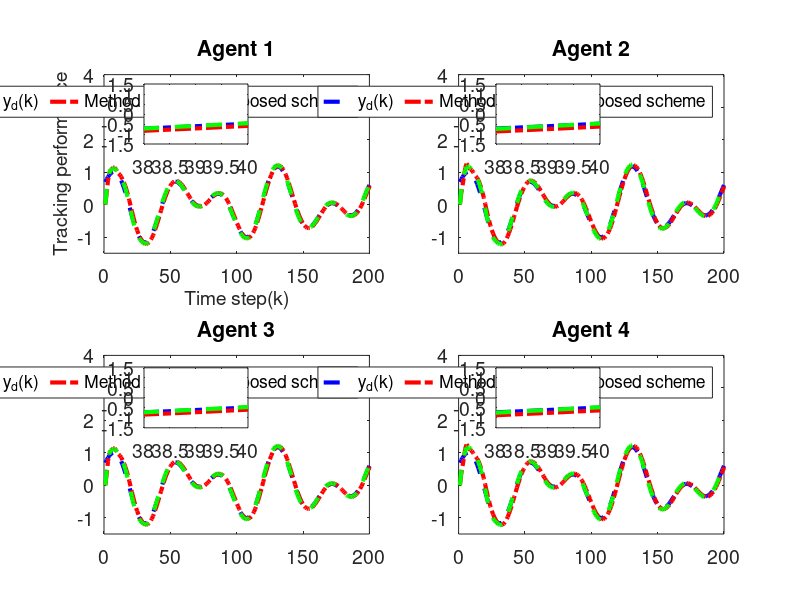

The MATLAB source for this figure:
clc; clear;

% Common Parameters
rho = 6.5;            % Gain for control response
eta = 1;              % Adaptive update speed
lamda = 350;          % Model-free parameter
mu = 0.005;           % Adaptive parameter
epsilon = 1e-5;       % Stability threshold
alpha = 15;           % Smoothing factor for error dynamics
T = 0.1;              % Sampling time
m = 200;              % Time steps
rT = 1024;            % Sample rate
font_size = 14;

% Method 1 (MFAC + SMC) Parameters
gamma1_m1 = 0.45;     % Control gains
gamma2_m1 = 0.25;
gamma3_m1 = 0.45;
gamma4_m1 = 0.25;
beta_m1 = 10;         % Sliding mode coefficient
sigma_m1 = 95;        % Sliding mode parameter
tau_m1 = 1e-5;        % Damping term
n_m1 = 600;           % Data size for Method 1
a_m1 = 0.5;           % Plant parameter
ff_gain_m1 = 0.45;    % Feedforward gain

% Method 2 (MFAC only) Parameters
gamma1_m2 = 0;        % Disable SMC
gamma2_m2 = 0;
gamma3_m2 = 0;
gamma4_m2 = 0;
n_m2 = 1024;          % Data size for Method 2
a_m2 = 0.71;           % Plant parameter
ff_gain_m2 = 0.35;     % Feedforward gain

% Nonlinearity coefficients (same for both methods)
nonlinearity1 = 0.02;
nonlinearity2 = 0.02;
nonlinearity3 = 0.02;
nonlinearity4 = 0.02;

% Initialization for both methods
phi1_m1 = zeros(m+1,1); phi2_m1 = zeros(m+1,1); phi3_m1 = zeros(m+1,1); phi4_m1 = zeros(m+1,1);
mfa1_m1 = zeros(m+1,1); mfa2_m1 = zeros(m+1,1); mfa3_m1 = zeros(m+1,1); mfa4_m1 = zeros(m+1,1);
sm1_m1 = zeros(m,1); sm2_m1 = zeros(m,1); sm3_m1 = zeros(m,1); sm4_m1 = zeros(m,1);
y1_m1 = zeros(m+1,1); y2_m1 = zeros(m+1,1); y3_m1 = zeros(m+1,1); y4_m1 = zeros(m+1,1);
u1_m1 = zeros(m,1); u2_m1 = zeros(m,1); u3_m1 = zeros(m,1); u4_m1 = zeros(m,1);
xi1_m1 = zeros(m,1); xi2_m1 = zeros(m,1); xi3_m1 = zeros(m,1); xi4_m1 = zeros(m,1);
s1_m1 = zeros(m,1); s2_m1 = zeros(m,1); s3_m1 = zeros(m,1); s4_m1 = zeros(m,1);

phi1_m2 = zeros(m+1,1); phi2_m2 = zeros(m+1,1); phi3_m2 = zeros(m+1,1); phi4_m2 = zeros(m+1,1);
mfa1_m2 = zeros(m+1,1); mfa2_m2 = zeros(m+1,1); mfa3_m2 = zeros(m+1,1); mfa4_m2 = zeros(m+1,1);
y1_m2 = zeros(m+1,1); y2_m2 = zeros(m+1,1); y3_m2 = zeros(m+1,1); y4_m2 = zeros(m+1,1);
u1_m2 = zeros(m,1); u2_m2 = zeros(m,1); u3_m2 = zeros(m,1); u4_m2 = zeros(m,1);
xi1_m2 = zeros(m,1); xi2_m2 = zeros(m,1); xi3_m2 = zeros(m,1); xi4_m2 = zeros(m,1);

yd = zeros(m+1,1);

% Desired signal (Reference trajectory)
for k = 1:m+1
    yd(k) = 0.6 * sin(0.05 * pi * k) + 0.6 * cos(0.03 * pi * k);
    % yd(k) = 0.6; % Time-invariant constant reference signalx
end

% Method 1 (MFAC + SMC) Simulation
for k = 1:m
    % Adaptive Gain update
    if k == 1
        phi1_m1(k) = 1; phi2_m1(k) = 1; phi3_m1(k) = 1; phi4_m1(k) = 1;
    elseif k == 2
        phi1_m1(k) = phi1_m1(k-1) + (eta * u1_m1(k-1) / (mu + u1_m1(k-1)^2)) * (y1_m1(k) - phi1_m1(k-1)*u1_m1(k-1));
        phi2_m1(k) = phi2_m1(k-1) + (eta * u2_m1(k-1) / (mu + u2_m1(k-1)^2)) * (y2_m1(k) - phi2_m1(k-1)*u2_m1(k-1));
        phi3_m1(k) = phi3_m1(k-1) + (eta * u3_m1(k-1) / (mu + u3_m1(k-1)^2)) * (y3_m1(k) - phi3_m1(k-1)*u3_m1(k-1));
        phi4_m1(k) = phi4_m1(k-1) + (eta * u4_m1(k-1) / (mu + u4_m1(k-1)^2)) * (y4_m1(k) - phi4_m1(k-1)*u4_m1(k-1));
    else
        phi1_m1(k) = phi1_m1(k-1) + (eta * (u1_m1(k-1) - u1_m1(k-2)) / (mu + (u1_m1(k-1) - u1_m1(k-2))^2)) * (y1_m1(k) - y1_m1(k-1) - phi1_m1(k-1) * (u1_m1(k-1) - u1_m1(k-2)));
        phi2_m1(k) = phi2_m1(k-1) + (eta * (u2_m1(k-1) - u2_m1(k-2)) / (mu + (u2_m1(k-1) - u2_m1(k-2))^2)) * (y2_m1(k) - y2_m1(k-1) - phi2_m1(k-1) * (u2_m1(k-1) - u2_m1(k-2)));
        phi3_m1(k) = phi3_m1(k-1) + (eta * (u3_m1(k-1) - u3_m1(k-2)) / (mu + (u3_m1(k-1) - u3_m1(k-2))^2)) * (y3_m1(k) - y3_m1(k-1) - phi3_m1(k-1) * (u3_m1(k-1) - u3_m1(k-2)));
        phi4_m1(k) = phi4_m1(k-1) + (eta * (u4_m1(k-1) - u4_m1(k-2)) / (mu + (u4_m1(k-1) - u4_m1(k-2))^2)) * (y4_m1(k) - y4_m1(k-1) - phi4_m1(k-1) * (u4_m1(k-1) - u4_m1(k-2)));
    end

    % Stability protection
    if k > 2 && (abs(phi1_m1(k)) <= epsilon || abs(u1_m1(k-1) - u1_m1(k-2)) <= epsilon || sign(phi1_m1(k)) ~= sign(phi1_m1(1)))
        phi1_m1(k) = phi1_m1(1);
    end
    if k > 2 && (abs(phi2_m1(k)) <= epsilon || abs(u2_m1(k-1) - u2_m1(k-2)) <= epsilon || sign(phi2_m1(k)) ~= sign(phi2_m1(1)))
        phi2_m1(k) = phi2_m1(1);
    end
    if k > 2 && (abs(phi3_m1(k)) <= epsilon || abs(u3_m1(k-1) - u3_m1(k-2)) <= epsilon || sign(phi3_m1(k)) ~= sign(phi3_m1(1)))
        phi3_m1(k) = phi3_m1(1);
    end
    if k > 2 && (abs(phi4_m1(k)) <= epsilon || abs(u4_m1(k-1) - u4_m1(k-2)) <= epsilon || sign(phi4_m1(k)) ~= sign(phi4_m1(1)))
        phi4_m1(k) = phi4_m1(1);
    end

    % Error dynamics
    xi1_m1(k) = yd(k) - 2*y1_m1(k) + y4_m1(k);
    xi2_m1(k) = y1_m1(k) - 2*y2_m1(k) + y3_m1(k);
    xi3_m1(k) = y2_m1(k) + yd(k) - 2*y3_m1(k);
    xi4_m1(k) = y1_m1(k) + y3_m1(k) - 2*y4_m1(k);

    % Sliding surfaces
    if k == 1
        s1_m1(k) = 0; s2_m1(k) = 0; s3_m1(k) = 0; s4_m1(k) = 0;
    else
        s1_m1(k) = alpha * xi1_m1(k) - xi1_m1(k-1);
        s2_m1(k) = alpha * xi2_m1(k) - xi2_m1(k-1);
        s3_m1(k) = alpha * xi3_m1(k) - xi3_m1(k-1);
        s4_m1(k) = alpha * xi4_m1(k) - xi4_m1(k-1);
    end

    % MFAC updates
    if k == 1
        mfa1_m1(k) = 0; mfa2_m1(k) = 0; mfa3_m1(k) = 0; mfa4_m1(k) = 0;
    else
        mfa1_m1(k) = mfa1_m1(k-1) + (rho * phi1_m1(k)) / (lamda + abs(phi1_m1(k)^2)) * xi1_m1(k);
        mfa2_m1(k) = mfa2_m1(k-1) + (rho * phi2_m1(k)) / (lamda + abs(phi2_m1(k)^2)) * xi2_m1(k);
        mfa3_m1(k) = mfa3_m1(k-1) + (rho * phi3_m1(k)) / (lamda + abs(phi3_m1(k)^2)) * xi3_m1(k);
        mfa4_m1(k) = mfa4_m1(k-1) + (rho * phi4_m1(k)) / (lamda + abs(phi4_m1(k)^2)) * xi4_m1(k);
    end

    % SMC updates
    if k == 1
        sm1_m1(k) = 0; sm2_m1(k) = 0; sm3_m1(k) = 0; sm4_m1(k) = 0;
    else
        sm1_m1(k) = sm1_m1(k-1) + (beta_m1 * phi1_m1(k)) / (sigma_m1 + (phi1_m1(k))^2) * ...
            ( (xi1_m1(k) + (y4_m1(k) - y4_m1(k-1)) + (yd(k+1) - yd(k))) / (1 + 1) ...
            - (xi1_m1(k)) / (alpha * 2) + tau_m1 * sign(s1_m1(k)) );
        sm2_m1(k) = sm2_m1(k-1) + (beta_m1 * phi2_m1(k)) / (sigma_m1 + (phi2_m1(k))^2) * ...
            ( (xi2_m1(k) + (y1_m1(k) - y1_m1(k-1)) + (y3_m1(k) - y3_m1(k-1))) / (1 + 1) ...
            - (xi2_m1(k)) / (alpha * 2) + tau_m1 * sign(s2_m1(k)) );
        sm3_m1(k) = sm3_m1(k-1) + (beta_m1 * phi3_m1(k)) / (sigma_m1 + (phi3_m1(k))^2) * ...
            ( (xi3_m1(k) + (y2_m1(k) - y2_m1(k-1)) + (yd(k+1) - yd(k))) / (1 + 1) ...
            - (xi3_m1(k)) / (alpha * 2) + tau_m1 * sign(s3_m1(k)) );
        sm4_m1(k) = sm4_m1(k-1) + (beta_m1 * phi4_m1(k)) / (sigma_m1 + (phi4_m1(k))^2) * ...
            ( (xi4_m1(k) + (y1_m1(k) - y1_m1(k-1)) + (y3_m1(k) - y3_m1(k-1))) / (1 + 1) ...
            - (xi4_m1(k)) / (alpha * 2) + tau_m1 * sign(s4_m1(k)) );
    end

    % Control signal
    if k == 1
        u1_m1(k) = 0; u2_m1(k) = 0; u3_m1(k) = 0; u4_m1(k) = 0;
    else
        u1_m1(k) = mfa1_m1(k) + gamma1_m1 * sm1_m1(k);
        u2_m1(k) = mfa2_m1(k) + gamma2_m1 * sm2_m1(k);
        u3_m1(k) = mfa3_m1(k) + gamma3_m1 * sm3_m1(k);
        u4_m1(k) = mfa4_m1(k) + gamma4_m1 * sm4_m1(k);
    end
    if k == 1
        y1_m1(k) = 0; y2_m1(k) = 0; y3_m1(k) = 0; y4_m1(k) = 0;
    end

    % Plant model update
    b1_m1 = 1.2 * n_m1 / (rT * 0.2);
    b2_m1 = 1.15 * n_m1 / (rT * 0.2);
    b3_m1 = 1.2 * n_m1 / (rT * 0.2);
    b4_m1 = 1.15 * n_m1 / (rT * 0.2);
    y1_m1(k+1) = a_m1 * y1_m1(k) + b1_m1 * u1_m1(k) - nonlinearity1 * y1_m1(k)^3 + ff_gain_m1;
    y2_m1(k+1) = a_m1 * y2_m1(k) + b2_m1 * u2_m1(k) - nonlinearity2 * y2_m1(k)^2 + ff_gain_m1;
    y3_m1(k+1) = a_m1 * y3_m1(k) + b3_m1 * u3_m1(k) - nonlinearity3 * y3_m1(k)^3 + ff_gain_m1;
    y4_m1(k+1) = a_m1 * y4_m1(k) + b4_m1 * u4_m1(k) - nonlinearity4 * y4_m1(k)^2 + ff_gain_m1;
end

% Method 2 (MFAC only) Simulation
for k = 1:m
    % Adaptive Gain update
    if k == 1
        phi1_m2(k) = 3.0; phi2_m2(k) = 3.0; phi3_m2(k) = 3.0; phi4_m2(k) = 3.0;
    elseif k == 2
        phi1_m2(k) = phi1_m2(k-1) + (eta * u1_m2(k-1) / (mu + u1_m2(k-1)^2)) * (y1_m2(k) - phi1_m2(k-1)*u1_m2(k-1));
        phi2_m2(k) = phi2_m2(k-1) + (eta * u2_m2(k-1) / (mu + u2_m2(k-1)^2)) * (y2_m2(k) - phi2_m2(k-1)*u2_m2(k-1));
        phi3_m2(k) = phi3_m2(k-1) + (eta * u3_m2(k-1) / (mu + u3_m2(k-1)^2)) * (y3_m2(k) - phi3_m2(k-1)*u3_m2(k-1));
        phi4_m2(k) = phi4_m2(k-1) + (eta * u4_m2(k-1) / (mu + u4_m2(k-1)^2)) * (y4_m2(k) - phi4_m2(k-1)*u4_m2(k-1));
    else
        phi1_m2(k) = phi1_m2(k-1) + (eta * (u1_m2(k-1) - u1_m2(k-2)) / (mu + (u1_m2(k-1) - u1_m2(k-2))^2)) * (y1_m2(k) - y1_m2(k-1) - phi1_m2(k-1) * (u1_m2(k-1) - u1_m2(k-2)));
        phi2_m2(k) = phi2_m2(k-1) + (eta * (u2_m2(k-1) - u2_m2(k-2)) / (mu + (u2_m2(k-1) - u2_m2(k-2))^2)) * (y2_m2(k) - y2_m2(k-1) - phi2_m2(k-1) * (u2_m2(k-1) - u2_m2(k-2)));
        phi3_m2(k) = phi3_m2(k-1) + (eta * (u3_m2(k-1) - u3_m2(k-2)) / (mu + (u3_m2(k-1) - u3_m2(k-2))^2)) * (y3_m2(k) - y3_m2(k-1) - phi3_m2(k-1) * (u3_m2(k-1) - u3_m2(k-2)));
        phi4_m2(k) = phi4_m2(k-1) + (eta * (u4_m2(k-1) - u4_m2(k-2)) / (mu + (u4_m2(k-1) - u4_m2(k-2))^2)) * (y4_m2(k) - y4_m2(k-1) - phi4_m2(k-1) * (u4_m2(k-1) - u4_m2(k-2)));
    end

    % Stability protection
    if k > 2 && (abs(phi1_m2(k)) <= epsilon || abs(u1_m2(k-1) - u1_m2(k-2)) <= epsilon || sign(phi1_m2(k)) ~= sign(phi1_m2(1)))
        phi1_m2(k) = phi1_m2(1);
    end
    if k > 2 && (abs(phi2_m2(k)) <= epsilon || abs(u2_m2(k-1) - u2_m2(k-2)) <= epsilon || sign(phi2_m2(k)) ~= sign(phi2_m2(1)))
        phi2_m2(k) = phi2_m2(1);
    end
    if k > 2 && (abs(phi3_m2(k)) <= epsilon || abs(u3_m2(k-1) - u3_m2(k-2)) <= epsilon || sign(phi3_m2(k)) ~= sign(phi3_m2(1)))
        phi3_m2(k) = phi3_m2(1);
    end
    if k > 2 && (abs(phi4_m2(k)) <= epsilon || abs(u4_m2(k-1) - u4_m2(k-2)) <= epsilon || sign(phi4_m2(k)) ~= sign(phi4_m2(1)))
        phi4_m2(k) = phi4_m2(1);
    end

    % Error dynamics
    xi1_m2(k) = yd(k) - 2*y1_m2(k) + y4_m2(k);
    xi2_m2(k) = y1_m2(k) - 2*y2_m2(k) + y3_m2(k);
    xi3_m2(k) = y2_m2(k) + yd(k) - 2*y3_m2(k);
    xi4_m2(k) = y1_m2(k) + y3_m2(k) - 2*y4_m2(k);

    % MFAC updates
    if k == 1
        mfa1_m2(k) = 0; mfa2_m2(k) = 0; mfa3_m2(k) = 0; mfa4_m2(k) = 0;
    else
        mfa1_m2(k) = mfa1_m2(k-1) + (rho * phi1_m2(k)) / (lamda + abs(phi1_m2(k)^2)) * xi1_m2(k);
        mfa2_m2(k) = mfa2_m2(k-1) + (rho * phi2_m2(k)) / (lamda + abs(phi2_m2(k)^2)) * xi2_m2(k);
        mfa3_m2(k) = mfa3_m2(k-1) + (rho * phi3_m2(k)) / (lamda + abs(phi3_m2(k)^2)) * xi3_m2(k);
        mfa4_m2(k) = mfa4_m2(k-1) + (rho * phi4_m2(k)) / (lamda + abs(phi4_m2(k)^2)) * xi4_m2(k);
    end

    % Control signal
    if k == 1   
        u1_m2(k) = 0; u2_m2(k) = 0; u3_m2(k) = 0; u4_m2(k) = 0;
    else
        u1_m2(k) = mfa1_m2(k);
        u2_m2(k) = mfa2_m2(k);
        u3_m2(k) = mfa3_m2(k);
        u4_m2(k) = mfa4_m2(k);
    end
    if k == 1
        y1_m2(k) = 0; y2_m2(k) = 0; y3_m2(k) = 0; y4_m2(k) = 0;
    end

    % Plant model update
    b1_m2 = 1.2 * n_m2 / (rT * 0.2);
    b2_m2 = 1.15 * n_m2 / (rT * 0.2);
    b3_m2 = 1.2 * n_m2 / (rT * 0.2);
    b4_m2 = 1.15 * n_m2 / (rT * 0.2);
    y1_m2(k+1) = a_m2 * y1_m2(k) + b1_m2 * u1_m2(k) - nonlinearity1 * y1_m2(k)^3 + ff_gain_m2;
    y2_m2(k+1) = a_m2 * y2_m2(k) + b2_m2 * u2_m2(k) - nonlinearity2 * y2_m2(k)^2 + ff_gain_m2;
    y3_m2(k+1) = a_m2 * y3_m2(k) + b3_m2 * u3_m2(k) - nonlinearity3 * y3_m2(k)^3 + ff_gain_m2;
    y4_m2(k+1) = a_m2 * y4_m2(k) + b4_m2 * u4_m2(k) - nonlinearity4 * y4_m2(k)^2 + ff_gain_m2;
end

% Calculate MSE for both methods
mse_xi1_m1 = mean(xi1_m1.^2); mse_xi2_m1 = mean(xi2_m1.^2);
mse_xi3_m1 = mean(xi3_m1.^2); mse_xi4_m1 = mean(xi4_m1.^2);
mse_xi1_m2 = mean(xi1_m2.^2); mse_xi2_m2 = mean(xi2_m2.^2);
mse_xi3_m2 = mean(xi3_m2.^2); mse_xi4_m2 = mean(xi4_m2.^2);

% Print MSE values
fprintf('Method 1 (MFAC + SMC) MSE:\n');
fprintf('xi1: %.10e\n', mse_xi1_m1);
fprintf('xi2: %.10e\n', mse_xi2_m1);
fprintf('xi3: %.10e\n', mse_xi3_m1);
fprintf('xi4: %.10e\n\n', mse_xi4_m1);
fprintf('Method 2 (MFAC only) MSE:\n');
fprintf('xi1: %.10e\n', mse_xi1_m2);
fprintf('xi2: %.10e\n', mse_xi2_m2);
fprintf('xi3: %.10e\n', mse_xi3_m2);
fprintf('xi4: %.10e\n\n', mse_xi4_m2);

% Time vector
t = 1:m+1; t_err = 1:m;

% Plot outputs (y1, y2, y3, y4) for both methods
figure('Position', [100, 100, 1450, 800]);
% zoom_x_start = 90.2; % Start of zoomed x-range
% zoom_x_end = 96.5; % End of zoomed x-range

zoom_x_start = 38; % Start of zoomed x-range
zoom_x_end = 40; % End of zoomed x-range
for i = 1:4
    subplot(2, 2, i);
    plot(t, yd, '--b', 'LineWidth', 3); hold on;
    if i == 1
        plot(t, y1_m2, '-.r', 'LineWidth', 3);
        plot(t, y1_m1, '--g', 'LineWidth', 3);
        
        title('Agent 1'); grid off;
        legend('y_d(k)',  'Method [1]','Proposed scheme','orientation', 'horizontal');
        set(gca, 'FontSize', font_size);
        xlim([0 m]); % X-axis starts from 0
        ylim([-1.5 4]); % Y-axis limits for Agent 1
        xlabel('Time step(k)', 'FontSize', font_size);
        ylabel('Tracking performance', 'FontSize', font_size);


        axes('Position', [0.18,0.76,0.13,0.10]);
        box on; hold on;
        plot(t, yd, '-.b', 'LineWidth', 3)
        plot(t, y1_m2, '-.r', 'LineWidth', 3);
        plot(t, y1_m1, '--g', 'LineWidth', 3);
        xlim([zoom_x_start zoom_x_end]);
        % yticks([-0.4,0,0.2]);
        set(gca, 'FontSize', font_size);

        
        
    elseif i == 2
        plot(t, y2_m2, '-.r', 'LineWidth', 3);
        plot(t, y2_m1, '--g', 'LineWidth', 3);


        title('Agent 2'); grid off;
        legend('y_d(k)',  'Method [1]','Proposed scheme','orientation', 'horizontal');
        set(gca, 'FontSize', font_size);
        xlim([0 m]); % X-axis starts from 0
        ylim([-1.5 4]); % Y-axis limits for Agent 1

        axes('Position', [0.62,0.76,0.13,0.10]);
        box on; hold on;
        plot(t, yd, '-.b', 'LineWidth', 3)
        plot(t, y2_m2, '-.r', 'LineWidth', 3);
        plot(t, y2_m1, '--g', 'LineWidth', 3);
        xlim([zoom_x_start zoom_x_end]);
        % yticks([-0.4,0,0.2]);
        set(gca, 'FontSize', font_size);
    elseif i == 3
        plot(t, y3_m2, '-.r', 'LineWidth', 3);
        plot(t, y3_m1, '--g', 'LineWidth', 3);

        title('Agent 3'); grid off;
        legend('y_d(k)',  'Method [1]','Proposed scheme','orientation', 'horizontal');
        set(gca, 'FontSize', font_size);
        xlim([0 m]); % X-axis starts from 0
        ylim([-1.5 4]); % Y-axis limits for Agent 1

        axes('Position', [0.18,0.287,0.13,0.10]);
        box on; hold on;
        plot(t, yd, '-.b', 'LineWidth', 3)
        plot(t, y3_m2, '-.r', 'LineWidth', 3);
        plot(t, y3_m1, '--g', 'LineWidth', 3);
        xlim([zoom_x_start zoom_x_end]);
        % yticks([-0.4,0,0.2]);
        set(gca, 'FontSize', font_size);
    else
        plot(t, y4_m2, '-.r', 'LineWidth', 3);
        plot(t, y4_m1, '--g', 'LineWidth', 3);

        title('Agent 4'); grid off;
        legend('y_d(k)',  'Method [1]','Proposed scheme','orientation', 'horizontal');
        set(gca, 'FontSize', font_size);
        xlim([0 m]); % X-axis starts from 0
        ylim([-1.5 4]); % Y-axis limits for Agent 1

        axes('Position', [0.62,0.287,0.13,0.10]);
        box on; hold on;
        plot(t, yd, '-.b', 'LineWidth', 3)
        plot(t, y4_m2, '-.r', 'LineWidth', 3);
        plot(t, y4_m1, '--g', 'LineWidth', 3);
        xlim([zoom_x_start zoom_x_end]);
        % yticks([-0.4,0,0.2]);
        set(gca, 'FontSize', font_size);
    end
    % grid off;
    % legend('y_d(k)',  'y (MFAC only)','y (MFAC + SMC)', 'Orientation', 'horizontal');
    % set(gca, 'FontSize', font_size);

end

% Plot 4 subplots

% figure('Position', [100, 100, 1450, 800]);
% % figure('Position', [100, 100, 15*100, 7.5*100]); % [left, bottom, width, height] in pixels
% subplot(2,2,1);
% plot(t(1:end-1), xi1, '-.b', 'LineWidth', 2.5);
% title('Agent 1'); grid off;
% legend('\xi_1(k)','y_1','Orientation', 'horizontal');
% set(gca, 'FontSize', font_size);
% xlim([0 m]); % X-axis starts from 0
% ylim([-2 3]); % Y-axis limits for Agent 1

% zoom_x_start_xi = 50; % Start of zoomed x-range
% zoom_x_end_xi = 100; % End of zoomed x-range0.20,0.79,0.13,0.10
% axes('Position', [0.20,0.765,0.15,0.13]);
% box on; hold on;
% plot(t(1:end-1), xi1, '-.b', 'LineWidth', 2.5);
% xlim([zoom_x_start_xi zoom_x_end_xi]);
% % yticks([-2.000000000000000e-04,0,2.000000000000000e-04,4.000000000000001e-04,6.000000000000001e-04]);
% set(gca, 'FontSize', font_size);

% subplot(2,2,2);
% plot(t(1:end-1), xi2, '-.b', 'LineWidth', 2.5);
% title('Agent 2'); grid off;
% legend('\xi_2(k)','y_2','Orientation', 'horizontal');
% set(gca, 'FontSize', font_size);
% xlim([0 m]); % X-axis starts from 0
% ylim([-2 3]); % Y-axis limits for Agent 2

% axes('Position', [0.65,0.765,0.15,0.13]);
% box on; hold on;
% plot(t(1:end-1), xi2, '-.b', 'LineWidth', 2.5);
% xlim([zoom_x_start_xi zoom_x_end_xi]);
% % yticks([-2.000000000000000e-04,0,2.000000000000000e-04,4.000000000000001e-04,6.000000000000001e-04]);
% set(gca, 'FontSize', font_size);

% subplot(2,2,3);
% plot(t(1:end-1), xi3, '-.b', 'LineWidth', 2.5);
% title('Agent 3'); grid off;
% legend('\xi_3(k)','y_3','Orientation', 'horizontal');
% set(gca, 'FontSize', font_size);
% xlim([0 m]); % X-axis starts from 0
% ylim([-2 3]); % Y-axis limits for Agent 2

% axes('Position', [0.20,0.290,0.15,0.13]);
% box on; hold on;
% plot(t(1:end-1), xi3, '-.b', 'LineWidth', 2.5);
% xlim([zoom_x_start_xi zoom_x_end_xi]);
% % yticks([0.599,0.6,0.601]);
% set(gca, 'FontSize', font_size);

% subplot(2,2,4);
% plot(t(1:end-1), xi4, '-.b', 'LineWidth', 2.5);
% title('Agent 4'); grid off;
% legend('\xi_4(k)','y_4','Orientation', 'horizontal');
% set(gca, 'FontSize', font_size);
% xlim([0 m]); % X-axis starts from 0
% ylim([-2 3]); % Y-axis limits for Agent 4

% axes('Position', [0.65,0.290,0.15,0.13]);
% box on; hold on;
% plot(t(1:end-1), xi4, '-.b', 'LineWidth', 2.5);
% xlim([zoom_x_start_xi zoom_x_end_xi]);
% % xticks([64,64.5,65])
% % yticks([-1.000000000000000e-04,0,1.000000000000000e-04]);
% set(gca, 'FontSize', font_size);
% hold off;
